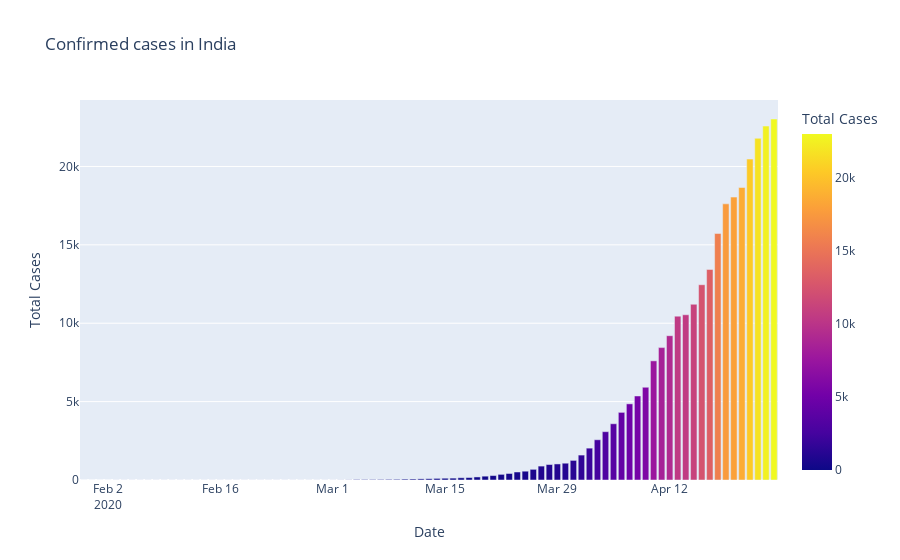

Notebook cell for this chart:
### Code cell
#Matplotlib for BAR plot
fig=plt.figure(figsize=(10,5),dpi=200)
axes=fig.add_axes([0.1,0.1,0.8,0.8])
axes.bar(dbd_India['Date'],dbd_India['Total Cases'], color='blue')
axes.set_ylabel('Total Cases')
axes.set_title('Confimed cases in India')
plt.show()    

#Plotly for BAR plot
fig=px.bar(dbd_India,x='Date',y='Total Cases', color='Total Cases',title='Confirmed cases in India')
fig.show()
